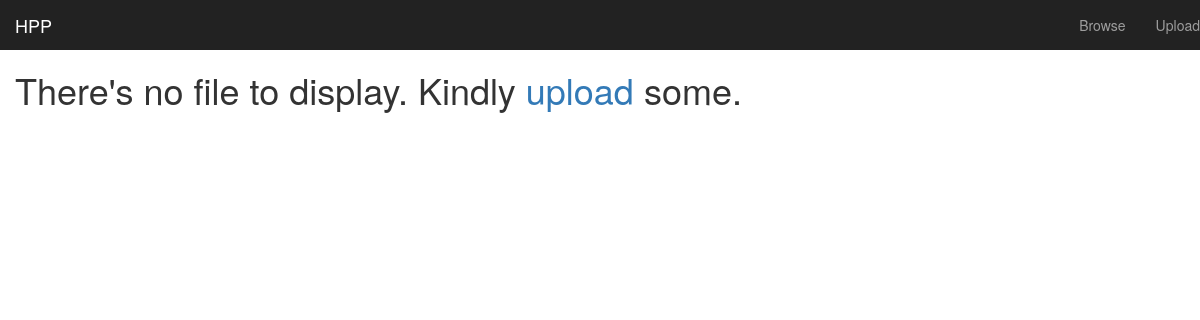
The app's page /portal/, older data.
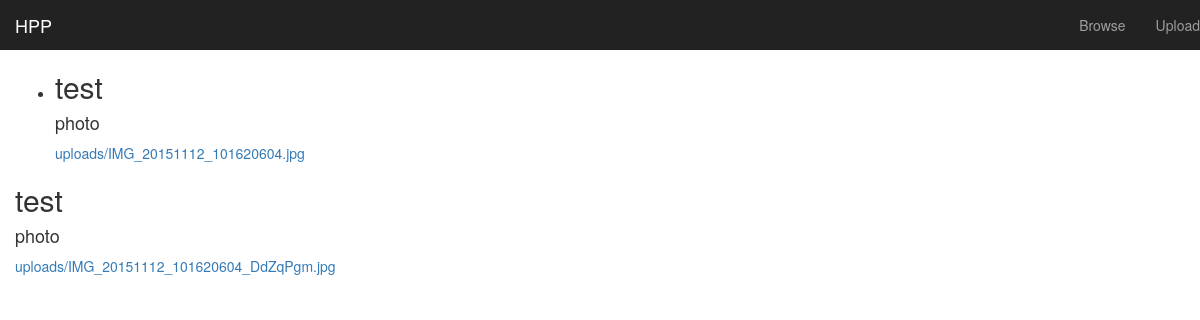
The same page, newer data.
### portal/models.py (models this page shows, shortened)
class Upload(models.Model):
	title = models.CharField(max_length=1024)
	time = models.DateField(default=datetime.now)
	file_type = models.CharField(max_length=255)
	file = models.FileField(upload_to='uploads')

### portal/views.py (the view)
def index(request):
	files = Upload.objects.all()
	return render(request, 'portal/index.html', {'files':files})

### templates/portal/index.html (shortened to what this page needs)
{% extends './base.html' %}
{% block content %}
{% if files %}
<ul><li>
{% for file in files %}
<h2>{{ file.title }}</h2>
<h4>{{ file.file_type }}</h4>
<a href="{{ file.file.url }}">{{ file.file }}</a>
</li></ul>
{% endfor %}
{% else %}
<h1>There's no file to display. Kindly <a href="{% url 'portal:upload_form_view' %}">upload</a> some.</h1>
{% endif %}
{% endblock %}

### templates/portal/base.html (shortened to what this page needs)
<!DOCTYPE html>
<html>
<head>
	<link rel="stylesheet" href="https://maxcdn.bootstrapcdn.com/bootstrap/3.3.7/css/bootstrap.min.css">
	{% load staticfiles %}
	<link rel="stylesheet" type="text/css" href="{% static 'css/style.css' %}">
</head>
<body>
<nav class="nav navbar-inverse">
	<div class="navbar-header">
		<a href="{% url 'portal:index' %}" class="navbar-brand">HPP</a>
	</div>
	<ul class="nav navbar-nav navbar-right">
		<li><a href="#">Browse</a></li>
		<li><a href="{% url 'portal:upload_form_view' %}">Upload</a></li>
	</ul>
</nav>
<div class="container-fluid">
{% block content %}
{% endblock %}
</div>
</body>
</html>

Row changes from the older to the newer data that the page shows:
added Upload: title "test", file_type "photo", file "uploads/IMG_20151112_101620604.jpg"
added Upload: title "test", file_type "photo", file "uploads/IMG_20151112_101620604_DdZqPgm.jpg"
Text that changed along with them:
text no longer shown: "There's no file to display. Kindly upload some."
